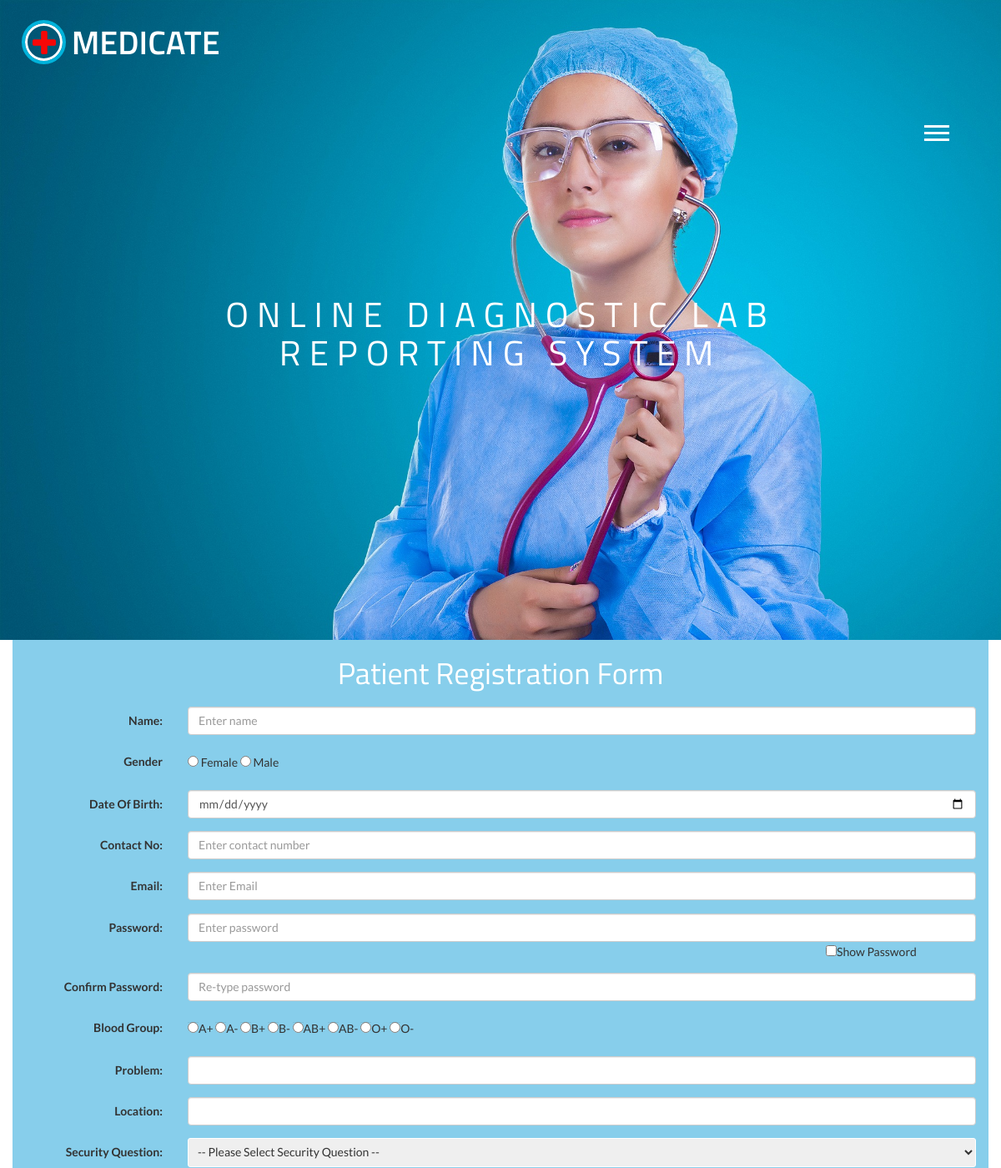
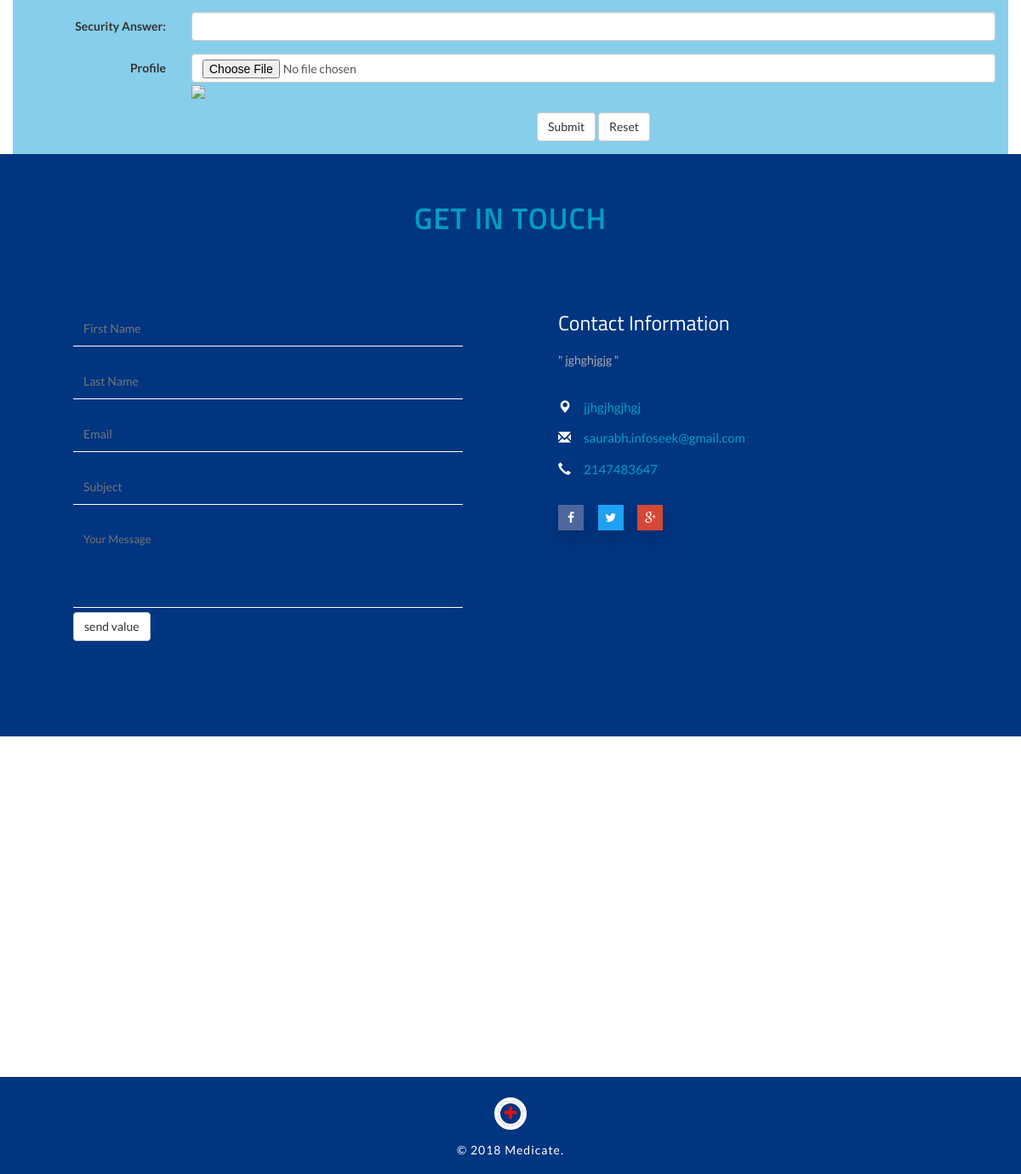
Screenshot of /patient_registration.php with the database file from the repository (2 pictures, top to bottom).
### tables this page shows
CREATE TABLE IF NOT EXISTS `contact_information` (
  `id` int(255) NOT NULL AUTO_INCREMENT,
  `message` varchar(255) NOT NULL,
  `location` varchar(255) NOT NULL,
  `email` varchar(255) NOT NULL,
  `contact` varchar(255) NOT NULL,
  `site_fb` varchar(255) NOT NULL,
  `site_twitter` varchar(255) NOT NULL,
  `site_g+` varchar(255) NOT NULL,
  PRIMARY KEY (`id`)
);

### patient_registration.php (the view, shortened to what this page needs)
<?php include("includes/header.php"); ?>
<div class="container" style="background-color:skyblue;">
  <h1 style="text-align:center; color:#fff; padding:20px;">Patient Registration Form</h1>
  <form class="form-horizontal check2_patient" action="_patient/lib/patient.php" enctype="multipart/form-data" onsubmit="return patient_valid(this)" method="post">
    <div class="form-group">
      <label class="control-label col-sm-2" for="patient_name">Name:</label>
      <div class="col-sm-10">
        <input type="name" class="form-control" id="patient_name" placeholder="Enter name" name="patient_name"  value="<?php if(isset($data['patient_name'])){echo $data['patient_name']; }?>">
 </div>
    </div>
	<div class="form-group">
      <label class="control-label col-sm-2" for="patient_gender">Gender</label>
      <div class="col-sm-10" style="line-height: 36px;">
        <input type="radio" class="" id="patient_gender"  name="patient_gender"  value="female"
		<?php if(isset($data['patient_gender'])){if($data['patient_gender'] == "female"){
			echo "checked";
		}}?>> Female
		<input type="radio" class="" id="patient_gender"  name="patient_gender" value="male" <?php if(isset($data['patient_gender'])){if($data['patient_gender'] == "male"){
			echo "checked";
		}}?>> Male
      </div>
    </div>
	<div class="form-group">
      <label class="control-label col-sm-2" for="patient_dateofbirth">Date Of Birth:</label>
      <div class="col-sm-10">
        <input type="date" class="form-control" id="patient_dateofbirth"  name="patient_dateofbirth"  value="<?php if(isset($data['patient_dateofbirth'])){ echo $data['patient_dateofbirth']; }?>">
      </div>
	 </div>
    <div class="form-group">
      <label class="control-label col-sm-2" for="patient_contactnumber">Contact No:</label>
      <div class="col-sm-10">
        <input type="text" class="form-control" maxlength="10" id="pwd" placeholder="Enter contact number" name="patient_contactnumber"  value="<?php if(isset($data['patient_contactnumber'])){ echo $data['patient_contactnumber'];}?>">
      </div>
    </div>
    <div class="form-group">
      <label class="control-label col-sm-2" for="patient_email">Email:</label>
      <div class="col-sm-10">
        <input type="email" class="form-control" id="patient_email" placeholder="Enter Email" onchange="check_patient_email();" name="patient_email"  value = "<?php if(isset($data['patient_email'])){ echo $data['patient_email'];}?>">
      </div>
	  <div class="col-md-2"></div>
	  <div class="col-md-10 mail_notification2"></div>
    </div>
		<div class="form-group">
           <label class="control-label col-sm-2" for="patient_pass">Password:</label>
           <div class="col-sm-10">
              <input type="password" class="form-control" id="pwd2" placeholder="Enter password" onkeyup="check_pass2();" name="patient_pass"  value="<?php if(isset($data['patient_pass'])){echo $data['patient_pass'];}?>">
           </div>
		   <input type="checkbox" onclick="myFunction1()">Show Password
		   <div class="col-md-2"></div>
			<div class="col-md-8 pass_notification"></div>
		</div>
	  <div class="form-group">
          <label class="control-label col-sm-2" for="patient_cpass">Confirm Password:</label>
          <div class="col-sm-10">
             <input type="password" class="form-control" id="patient_cpass" placeholder="Re-type password" name="patient_cpass"  value="<?php if(isset($data['patient_pass'])){ echo $data['patient_pass'];}?>">
          </div>
      </div>
   <div class="form-group">
    <label class="control-label col-sm-2" for="patient_group">Blood Group:</label>
    <div class="col-sm-10" style="line-height: 36px;">
       <input type="radio" class="form-control btn_blood" id="patient_qualification"  name="patient_group" value="A+" <?php if(isset($data['patient_group'])){if($data['patient_group'] == "A+"){ echo "checked";	}}?>>A+
       <input type="radio" class="form-control btn_blood" id="patient_qualification" name="patient_group" value="A-" <?php if(isset($data['patient_group'])){if($data['patient_group'] == "A-"){ echo "checked";	}}?>>A-
       <input type="radio" class="form-control btn_blood" id="patient_qualification"  name="patient_group" value="B+" <?php if(isset($data['patient_group'])){if($data['patient_group'] == "B+"){ echo "checked";	}}?> >B+
       <input type="radio" class="form-control btn_blood" id="patient_qualification"  name="patient_group" value="B-" <?php if(isset($data['patient_group'])){if($data['patient_group'] == "B-"){ echo "checked";	}}?> >B-
       <input type="radio" class="form-control btn_blood" id="patient_qualification"  name="patient_group" value="AB+" <?php if(isset($data['patient_group'])){if($data['patient_group'] == "AB+"){ echo "checked";	}}?> >AB+
       <input type="radio" class="form-control btn_blood" id="patient_qualification"  name="patient_group" value="AB-" <?php if(isset($data['patient_group'])){if($data['patient_group'] == "AB-"){ echo "checked";	}}?>>AB-
       <input type="radio" class="form-control btn_blood" id="patient_qualification"  name="patient_group" value="O+" <?php if(isset($data['patient_group'])){if($data['patient_group'] == "O+"){ echo "checked";	}}?>>O+
       <input type="radio" class="form-control btn_blood" id="patient_qualification"  name="patient_group" value="O-" <?php if(isset($data['patient_group'])){if($data['patient_group'] == "O-"){ echo "checked";	}}?>>O-
      </div>
	</div>
	<div class="form-group">
         <label class="control-label col-sm-2" for="patient_problem">Problem:</label>
       <div class="col-sm-10">
     <input type="text" class="form-control" id="patient_problem" name="patient_problem"  value="<?php if(isset($data['patient_problem'])){ echo $data['patient_problem'];}?>">
      </div>
	</div>
	  <div class="form-group">
      <label class="control-label col-sm-2" for="patient_location">Location:</label>
      <div class="col-sm-10">
        <input type="text" class="form-control" id="patient_location" name="patient_location"  value="<?php if(isset($data['patient_location'])){ echo $data['patient_location'];}?>">
      </div>
	 </div>
	  <div class="form-group">
      <label class="control-label col-sm-2" for="patient_sec_ques">Security Question:</label>
      <div class="col-sm-10">
          <select name="patient_sec_ques" class="dropdown_sec">
		  <option value="0">-- Please Select Security Question -- </option>
         </select>
      </div>
	 </div>
	  <div class="form-group">
      <label class="control-label col-sm-2" for="patient_sec_ans">Security Answer:</label>
      <div class="col-sm-10">
        <input type="text" class="form-control" id="patient_sec_answer" name="patient_sec_ans"  value="<?php if(isset($data['patient_sec_ans'])){ echo $data['patient_sec_ans'];}?>">
      </div>
	 </div>
	  <div class="form-group">
      <label class="control-label col-sm-2" for="patient_profile">Profile</label>
      <div class="col-sm-10">
        <input type="file" class="form-control" id="patient_profile" name="patient_profile"  value="<?php if(isset($data['patient_profile'])){ echo $data['patient_profile']; }?>" onchange="readfile_name(this);">
		 <img id="profile_img" src="#" />
      </div>
	 </div>
    <div class="form-group">
      <div class="col-sm-offset-2 col-sm-10" style="text-align:center;">
        <button type="submit" class="btn btn-default" >Submit</button>
		<button type="reset" class="btn btn-default" >Reset</button>
      </div>
    </div>
  </form>
</div>
<?php include("includes/footer.php");?>

### includes/footer.php (shortened to what this page needs)
	<div class="contact w3ls-section" id="contact">
		<div class="container">
			<h3 class="h3-w3l">Get in touch</h3>
			<div class="contact-grids">
				 <div class="col-md-6 col-sm-6 contact-left">
					<form method="post" class="get_in_touch_form">
						<input type="text" class="first_name" name="first_name" id="first_name" placeholder="First Name" required="">
						<input type="text" class="last_name" name="last_name" placeholder="Last Name">
						<input type="email" class="email" name="email" placeholder="Email">
						<input type="text" class="subject" name="subject" placeholder="Subject">
						<textarea placeholder="Your Message" name="message" class="message"></textarea>
                   </form>
					<div id="txt">
						<button class="btn btn-default get_in_touch" onClick="callingAjax();"> send value </button>
					</div>
				</div>
				<div class="col-md-6 col-sm-6 contact-left" data-wow-duration="2s" data-wow-delay="0.5s">
					<h2>Contact Information</h2>
					<?php
						$sql = "select * from contact_information";
						$rs = mysqli_query($conn,$sql);
						if($rs){
							$data = mysqli_fetch_assoc($rs);
						}
					?>
					<p>" <?php echo $data['message'];?> "</p>
					<ul class="contact-list">
						<li><span class="glyphicon glyphicon-map-marker" aria-hidden="true"></span><?php echo $data['location'];?></li>
						<li><span class="glyphicon glyphicon-envelope" aria-hidden="true"></span><a href="mailto:example@mail.com"><?php echo $data['email'];?></a></li>
						<li><span class="glyphicon glyphicon-earphone" aria-hidden="true"></span><?php echo $data['contact'];?></li>
					</ul>
					<ul class="social-icons3">
						<li><a href="<?php echo $data['site_fb'];?>" class="fa fa-facebook icon-border facebook"> </a></li>
						<li><a href="<?php echo $data['site_twitter'];?>" class="fa fa-twitter icon-border twitter"> </a></li>
						<li><a href="<?php echo $data['site_g+'];?>" class="fa fa-google-plus icon-border googleplus"> </a></li>
					</ul>
				</div>
				<div class="clearfix"> </div>
			</div>
		</div>
	</div>
<div class="agileits_w3layouts-footer">
	<div class="agileits-map">
	<div id="map"></div>
	</div>
	<div class="copy-right text-center">
		<span class="agileits-copy fa fa-plus" aria-hidden="true"></span>
		<p>&copy; 2018 Medicate.</p>
	</div>
</div>
		<link rel="stylesheet" href="css/jquery-ui.css" />
</body>
</html>

### css/easy-responsive-tabs.css (style rules this page uses)
body { margin: 0px; padding: 0px; background: #f5f5f5; font-weight: 500; }
ul.resp-tabs-list, p { margin: 0px; padding: 0px; }

### css/style.css (style rules this page uses)
body { padding: 0; margin: 0; background: #FFF; font-family: 'Lato', sans-serif; }
body a { transition: 0.5s all; -webkit-transition: 0.5s all; -moz-transition: 0.5s all; -o-transition: 0.5s all; -ms-transition: 0.5s all; text-decoration: none; }
input[type="button"], input[type="submit"], button.btn { -webkit-transition: 0.5s all; -moz-transition: 0.5s all; -o-transition: 0.5s all; -ms-transition: 0.5s all; transition: 0.5s all; }
h1, h2, h3, h4, h5, h6 { margin: 0; padding: 0; font-family: 'Titillium Web', sans-serif; }
ul { margin: 0; padding: 0; }
label { margin: 0; }
.text-center { text-align: center; }
p { margin: 0; font-family: 'Lato', sans-serif; line-height: 2; font-size: 1em; color:#888; }
.w3ls-section { padding:4em 0; }
.h3-w3l { font-size: 2.5em; color: #009ec5; font-weight: 600; letter-spacing: 1px; text-transform: uppercase; margin-bottom:1em; border-radius: 10px; text-align:center; font-family: 'Titillium Web', sans-serif; }
div#services,div#contact { background: #003580; }
ul.social-icons3 { display: block; padding: 0; margin-top: .55em; }
.social-icons3 li { display:inline-block; }
.social-icons3 li a { display: block; height: 30px; width: 30px; margin-right: 1em; -webkit-transition: .5s all; transition: .5s all; -moz-transition: .5s all; margin-right: 1em; -webkit-transition: .5s all; transition: .5s all; -moz-transition: .5s all; box-shadow: 0 10px 20px rgba(0, 0, 0, 0.16); -webkit-box-shadow: 0 10px 20px rgba(0, 0, 0, 0.16); -moz-box-shadow: 0 10px 20px rgba(0, 0, 0, 0.16); -o-box-shadow: 0 10px 20px rgba(0, 0, 0, 0.16); -ms-box-shadow: 0 10px 20px rgba(0, 0, 0, 0.16); line-height: 30px; color:#fff; text-align:center; }
.social-icons3 li a.fa.fa-facebook.icon-border.facebook { background:#4D669C; }
.social-icons3 li a.fa.fa-twitter.icon-border.twitter { background:#1da1f2; }
.social-icons3 li a.fa.fa-google-plus.icon-border.googleplus { background:#d34836; }
ul.social-icons3 { display: block; padding: 0; }
.contact-left h2 { color: #fff; margin-bottom: 16px; font-size: 24px; }
.contact-left input[type="text"],.contact-left input[type="email"] { border: none; border-bottom: 1px solid #fff; width: 100%; margin: 0 0 1.5em 0; outline: none; font-size: 1em; color: #FFFFFF; padding: 10px 12px; -webkit-appearance: none; background:none; }
.contact-left textarea { border: none; border-bottom: 1px solid #fff; outline: none; font-size: 13px; color: #FFFFFF; padding: 10px 12px; width: 100%; resize: none; height: 100px; -webkit-appearance: none; background:none; }
.contact-left { padding: 4em; }
.contact-left p { color:#ababab; }
.contact-list { margin: 2.2em 0; padding: 0; }
.contact-list li { display: block; margin: 0 0 1em 1em; font-size: 15px; color: #009fc6; }
.contact-list li a { text-decoration: none; color: #009fc6; transition:.5s all; }
.contact-list li span { color:#fff; left: -1em; }
span.agileits-copy.fa.fa-plus { color: #f70707; border: 3px solid #fff; display: inline-block; width: 30px; height: 30px; line-height: 1.3; border-radius: 50%; font-size: 1.3em; outline: 4px solid #fff; }
.copy-right { color: #000; font-size: 1em; padding: 2em 0 0; background: #003580; }
.copy-right.text-center p { color: #fff; padding: 1em 0; letter-spacing: 1px; }

### css/main.css (style rules this page uses)
input.btn_blood { display: inline; width: auto; height: auto; }
.dropdown_sec { width: 100%; border-radius: 3px; border-color: #fff; padding: 7px; }

### includes/footer.php (style rules this page uses)
#map { height: 400px; width: 100%; }

### rows the page displays
contact_information: message "jghghjgjg", location "jjhgjhgjhgj", email "saurabh.infoseek@gmail.com", contact "2147483647"
